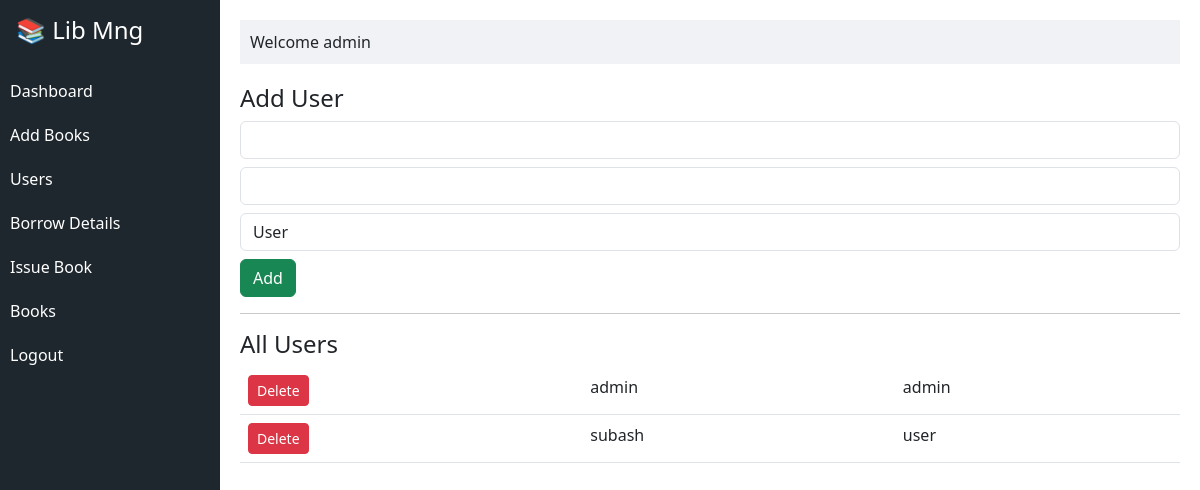
The app's page /users (signed in) with its own data.
### tables this page shows
CREATE TABLE users(
id INTEGER PRIMARY KEY AUTOINCREMENT,
username TEXT UNIQUE,
password TEXT,
role TEXT
);

### app.py (the view, shortened to what this page needs)
@app.route("/users", methods=["GET","POST"])
def users():
    if session.get("role") != "admin":
        return "Access Denied"
    con = db()
    data = con.execute("SELECT * FROM users").fetchall()
    return render_template("users.html", users=data)

### app.py (called while the page is built)
def db():
    con = sqlite3.connect("database.db")
    con.row_factory = sqlite3.Row
    return con

### templates/users.html (shortened to what this page needs)
{% extends "base.html" %}
{% block content %}
<h4>Add User</h4>
<form method="POST">
<input name="username" class="form-control mt-2">
<input name="password" class="form-control mt-2">
<select name="role" class="form-control mt-2">
<option value="user">User</option>
</select>
<button class="btn btn-success mt-2">Add</button>
</form>
<hr>
<h4>All Users</h4>
<table class="table">
{% for u in users %}
<tr>
    <td>
<a href="/delete_user/{{u.id}}" class="btn btn-danger btn-sm">Delete</a>
</td>
<td>{{u.username}}</td>
<td>{{u.role}}</td>
</tr>
{% endfor %}
</table>
{% endblock %}

### records on screen
users: username "admin", role "admin"
users: username "subash", role "user"

### other values on screen
{{ session.user }} "admin"
